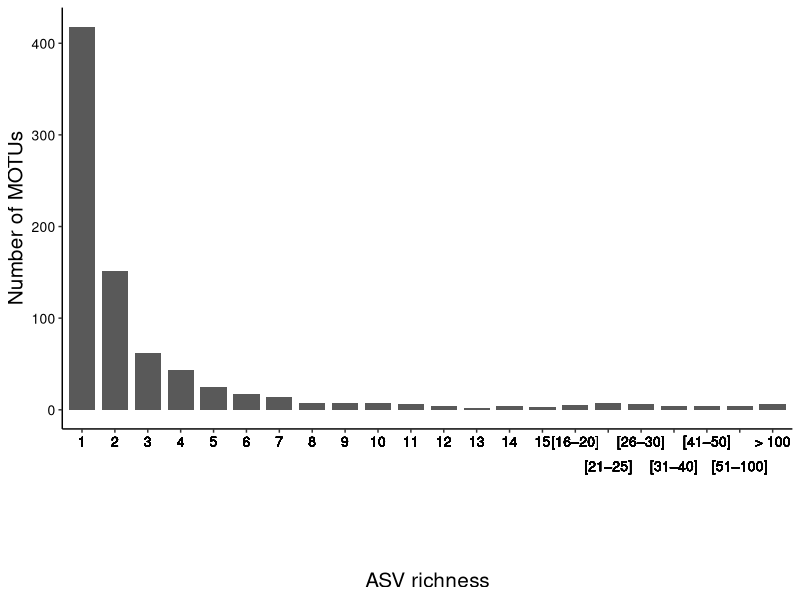
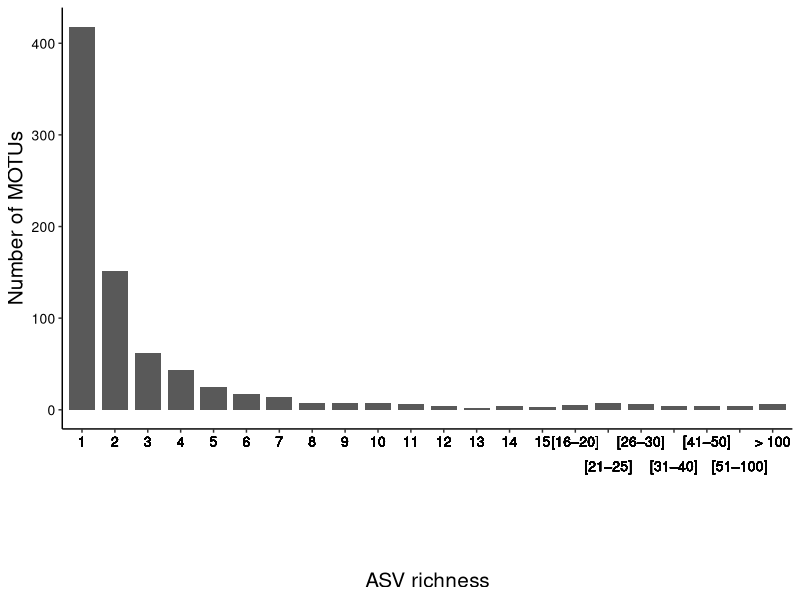

These charts were generated, in order, by the following R code:
# ---- 0. Load packages ----
library(tidyverse)
# __________________________


# ---- 1. Calculate the number of ASVs per MOTU ----
## 1-1. Import data
ASV_table_final <- read.csv('../../data/ASV_table_final.csv')


## 1-2. Calculate ASV richness for each MOTU
ASV_per_MOTU <- ASV_table_final %>%
  count(MOTU, name = 'n_ASV')


## 1-3. Separate in different classes
ASV_per_MOTU <- ASV_per_MOTU %>%
  mutate(class = case_when(n_ASV < 16  ~ as.character(n_ASV),
                           n_ASV > 15 & n_ASV < 21 ~ '[16–20]',
                           n_ASV > 20 & n_ASV < 26 ~ '[21–25]',
                           n_ASV > 25 & n_ASV < 31 ~ '[26–30]',
                           n_ASV > 30 & n_ASV < 41 ~ '[31–40]',
                           n_ASV > 40 & n_ASV < 51 ~ '[41–50]',
                           n_ASV > 50 & n_ASV < 101 ~ '[51–100]',
                           n_ASV > 100 ~ '> 100')) %>% 
  mutate(class = factor(class, levels = c(as.character(1:15), '[16–20]', '[21–25]', '[26–30]', '[31–40]', '[41–50]', '[51–100]', '> 100')))


## 1-4. Count the number of MOTU in each class
class_summary <- ASV_per_MOTU %>%
  count(class, name = 'n_MOTU')
# __________________________________________________



# ---- 2. Plot the Number of MOTUs vs ASV richness ----
ASV_richness_per_MOTU_plot <- ggplot(class_summary,
                                     aes(x = class, y = n_MOTU)) +
  geom_col(width = 0.8) +
  xlab('ASV richness') + ylab('Number of MOTUs') +
  theme_classic() +
  theme(axis.text.y = element_text(colour = 'black', size = 10),
        axis.text.x = element_text(colour = 'black', size = 10, vjust = c(rep(1, 15), 1, 0.8, 1, 0.8, 1, 0.8, 1)),
        axis.title.y = element_text(colour = 'black', size = 15),
        axis.title.x = element_text(colour = 'black', size = 15))
ASV_richness_per_MOTU_plot

#### Save in pdf
ggsave(ASV_richness_per_MOTU_plot,
       file = '../../outputs/ASV_richness_per_MOTU_plot.pdf',
       height = 10,
       width = 20,
       unit = 'cm')
# _____________________________________________________
